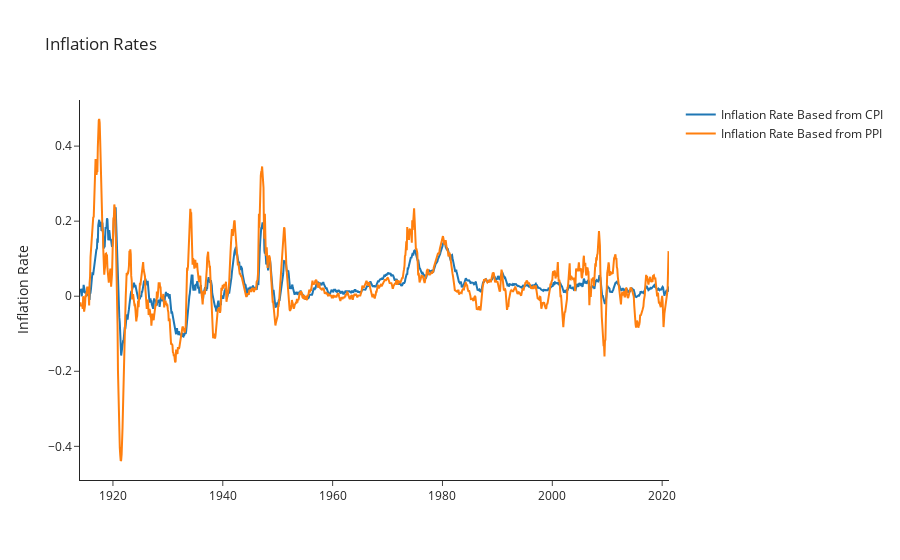

The cell this chart's notebook holds for it:
### Code cell
# Make a plotly graph_objects "Figure" and then add the inflation Rate Lines
inflation_rates_chart = go.Figure().update_layout(template="simple_white", yaxis=dict(title="Inflation Rate"), title = "Inflation Rates")
inflation_rates_chart.add_trace(go.Scatter(x= inflation_rate_cpi.index, y=inflation_rate_cpi["Inflation Rate CPI"],mode='lines', name="Inflation Rate Based from CPI"))
inflation_rates_chart.add_trace(go.Scatter(x= inflation_rate_ppi.index, y=inflation_rate_ppi["Inflation Rate PPI"],mode='lines',name="Inflation Rate Based from PPI"))

### Figure 1 — Plotly figure (JSON) as saved in the notebook; plotly's stock layout.template omitted (floating-point values rounded to 4 significant figures; data arrays with more than 128 entries replaced by an {"elided": "..."} marker saying what was removed)
{"data": [{"mode": "lines", "name": "Inflation Rate Based from CPI", "type": "scatter", "x": {"elided": "1287 str values"}, "y": {"elided": "1287 float values"}}, {"mode": "lines", "name": "Inflation Rate Based from PPI", "type": "scatter", "x": {"elided": "1287 str values"}, "y": {"elided": "1287 float values"}}], "layout": {"autosize": true, "title": {"text": "Inflation Rates"}, "xaxis": {"autorange": true, "range": ["1914-01-01", "2021-03-31"], "type": "date"}, "yaxis": {"autorange": true, "range": [-0.4896, 0.5228], "title": {"text": "Inflation Rate"}, "type": "linear"}}}
